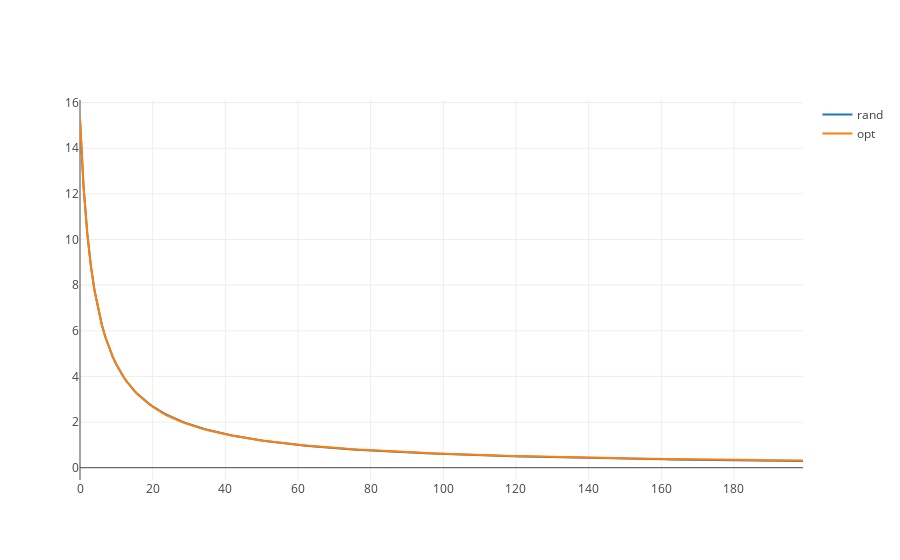
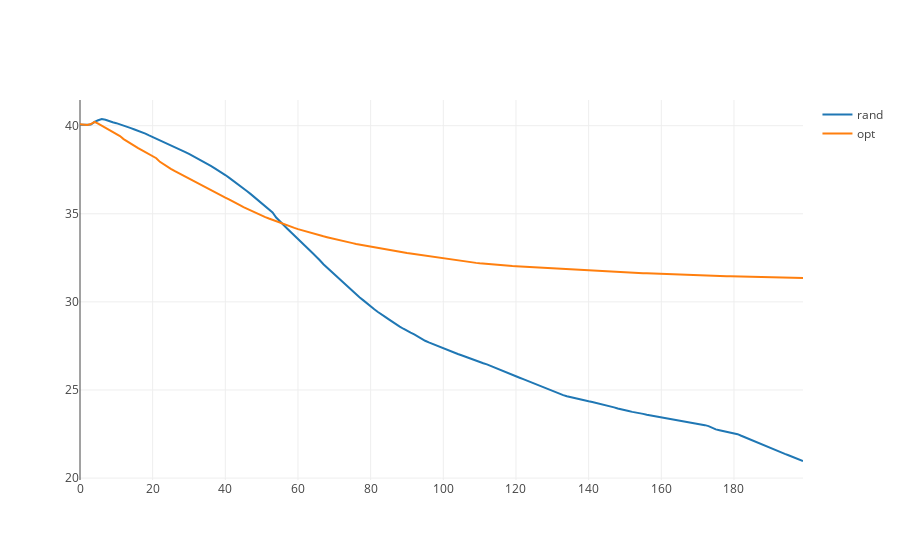

The code cell stored with these charts, in order, in its notebook:
### Markdown cell above
For each strategy, we plot the response entropy and distance to the true shape as a function of iteration.

### Code cell
variances = np.mean(np.array(all_vars), axis = 0)
distances = np.mean(np.array(all_dists), axis = 0)

iplot([go.Scatter(x = range(n_its), y = variances[:n_its], name = "rand"),
       go.Scatter(x = range(n_its), y = variances[n_its:], name = "opt")])
iplot([go.Scatter(x = range(n_its), y = distances[:n_its], name = "rand"),
       go.Scatter(x = range(n_its), y = distances[n_its:], name = "opt")])

### Figure 1 — Plotly figure (JSON) as saved in the notebook; plotly's stock layout.template omitted (floating-point values rounded to 4 significant figures; data arrays with more than 128 entries replaced by an {"elided": "..."} marker saying what was removed)
{"data": [{"name": "rand", "type": "scatter", "x": {"elided": "200 int values"}, "y": {"elided": "200 float values"}}, {"name": "opt", "type": "scatter", "x": {"elided": "200 int values"}, "y": {"elided": "200 float values"}}], "layout": {}}

### Figure 2 — Plotly figure (JSON) as saved in the notebook; plotly's stock layout.template omitted (floating-point values rounded to 4 significant figures; data arrays with more than 128 entries replaced by an {"elided": "..."} marker saying what was removed)
{"data": [{"name": "rand", "type": "scatter", "x": {"elided": "200 int values"}, "y": {"elided": "200 float values"}}, {"name": "opt", "type": "scatter", "x": {"elided": "200 int values"}, "y": {"elided": "200 float values"}}], "layout": {}}
